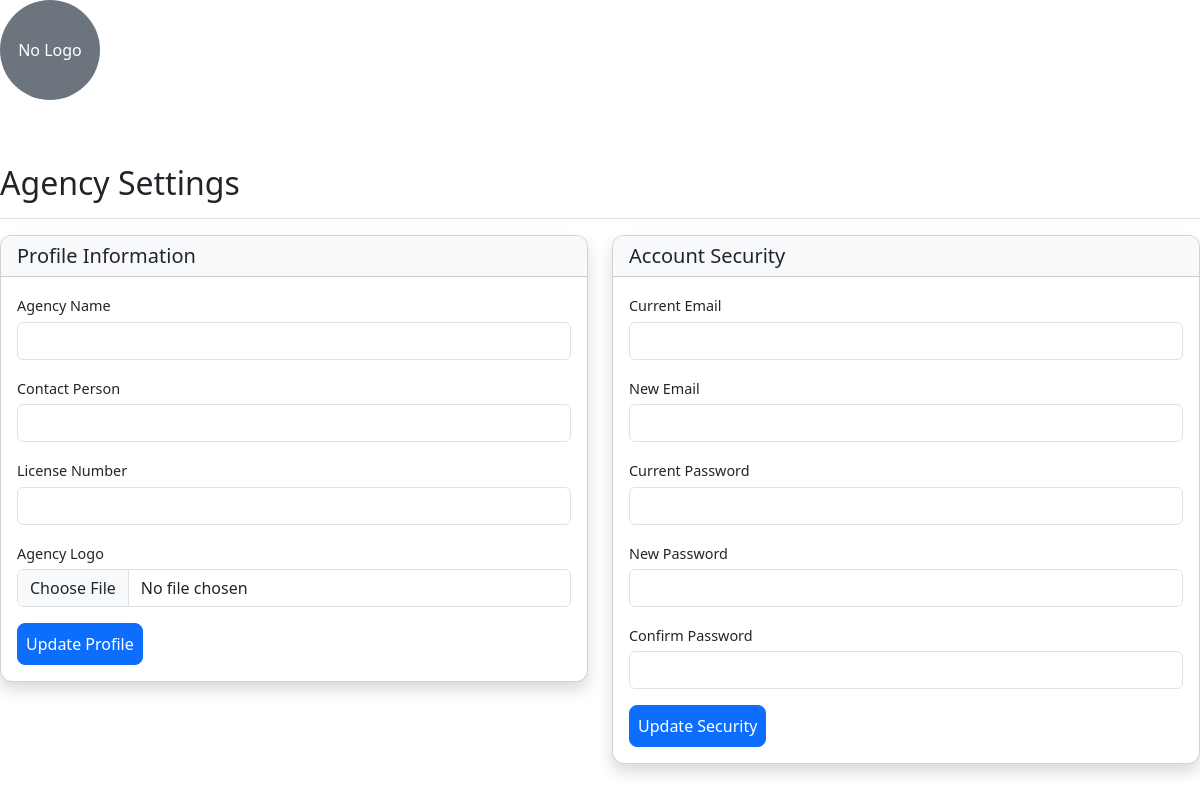
/agency-setting/ (signed in), run on an earlier commit of the app's database.
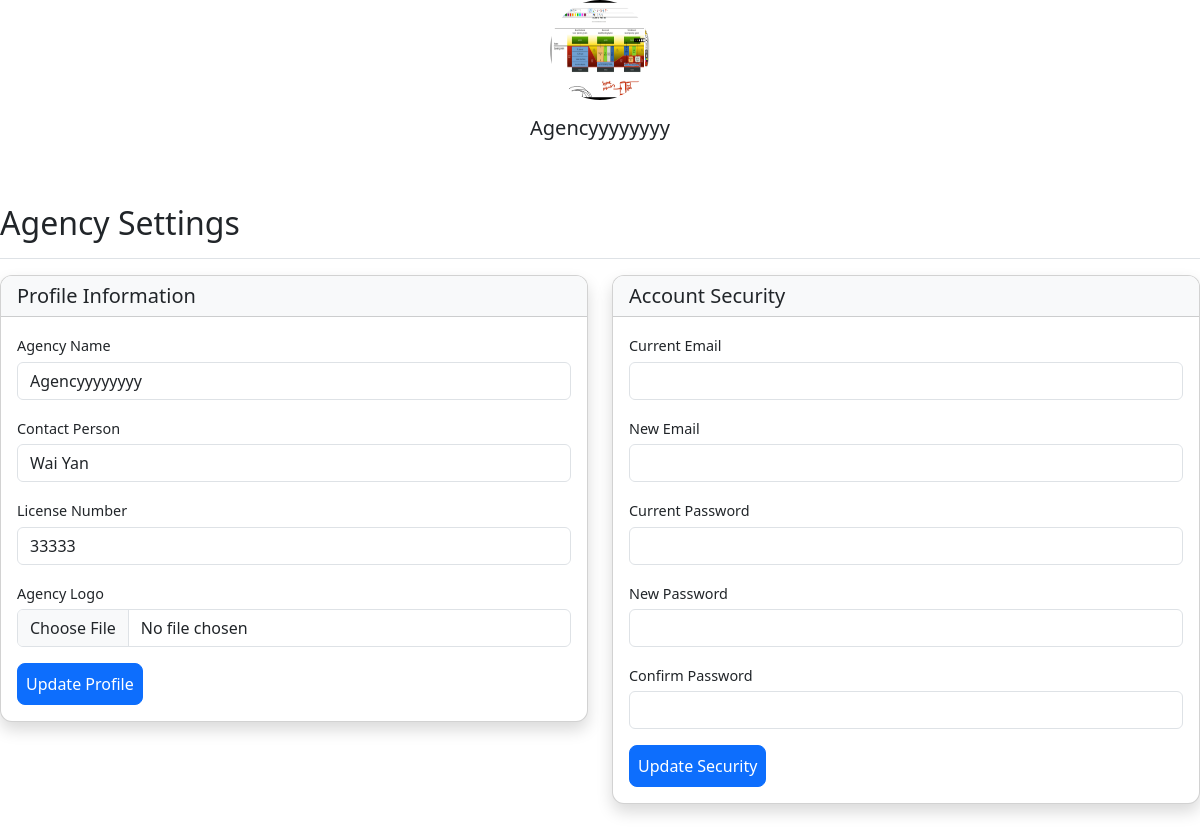
And on a later commit of the database.
### myapp/models.py (models this page shows, shortened)
class CustomUser(AbstractUser):
    ROLE_CHOICES = (
        ('ADMIN', 'Administrator'),
        ('CUSTOMER', 'Customer'),
        ('AGENCY', 'Agency'),
    )
    role = models.CharField(max_length=20, choices=ROLE_CHOICES, default='CUSTOMER')
    created_at = models.DateTimeField(auto_now_add=True)
    updated_at = models.DateTimeField(auto_now=True)

class AgencyProfile(models.Model):
    LICENSE_STATUS = [
        ('PENDING','Pending'),
        ('APPROVED','Approved'),
        ('REJECT','Reject'),
    ]
    user = models.OneToOneField(CustomUser, on_delete=models.CASCADE, related_name='agency_profile')
    agency_name = models.CharField(max_length=100)
    phone = models.CharField(max_length=15,blank=True,null=True)
    email = models.EmailField(blank=True,null=True)
    contact_person = models.CharField(max_length=100)
    license_number = models.CharField(max_length=50, blank=True)
    license_status = models.CharField(max_length=20,choices=LICENSE_STATUS,default='PENDING')
    address = models.TextField(blank=True)
    website = models.URLField(blank=True)
    agency_logo = models.ImageField(upload_to='agency_logos/', blank=True)

### myapp/views.py (the view)
# urls.py: path('agency-setting/',views.agencySetting,name='agency_setting'),
def agencySetting(request):
    return render(request,'agency-setting.html')

### templates/agency-setting.html (shortened to what the changed rows need)
{% extends 'base.html' %}
{% load static  %}
{% block content %}
<div class="text-center mb-4">
                    {% if user.agency_profile.agency_logo %}
                        <img src="{{ user.agency_profile.agency_logo.url }}" class="rounded-circle" width="100" height="100" alt="Agency Logo">
                    {% else %}
                        <div class="rounded-circle bg-secondary d-flex align-items-center justify-content-center" style="width: 100px; height: 100px;">
                            <span class="text-white">No Logo</span>
                        </div>
                    {% endif %}
                    <h5 class="mt-3">{{ user.agency_profile.agency_name }}</h5>
                </div>
            <div id="settings-section" class="py-4">
                <div class="d-flex justify-content-between flex-wrap flex-md-nowrap align-items-center pt-3 pb-2 mb-3 border-bottom">
                    <h1 class="h2">Agency Settings</h1>
                </div>
                <div class="row">
                    <div class="col-md-6">
                        <div class="card shadow mb-4">
                            <div class="card-body">
                                <form method="post" enctype="multipart/form-data">
                                    <div class="mb-3">
                                        <label for="agencyName" class="form-label">Agency Name</label>
                                        <input type="text" class="form-control" id="agencyName"
                                               value="{{ user.agency_profile.agency_name }}" name="agency_name">
                                    </div>
                                    <div class="mb-3">
                                        <label for="contactPerson" class="form-label">Contact Person</label>
                                        <input type="text" class="form-control" id="contactPerson"
                                               value="{{ user.agency_profile.contact_person }}" name="contact_person">
                                    </div>
                                    <div class="mb-3">
                                        <label for="licenseNumber" class="form-label">License Number</label>
                                        <input type="text" class="form-control" id="licenseNumber"
                                               value="{{ user.agency_profile.license_number }}" name="license_number">
                                    </div>
                                </form>
                            </div>
                        </div>
                    </div>
                </div>
            </div>
{% endblock content %}

What changed in the data, as far as the page shows it:
now on this page (row edited): CustomUser: agency_profile.agency_logo (picture), agency_profile.agency_name "Agencyyyyyyyy", agency_name "Agencyyyyyyyy", contact_person "Wai Yan", license_number "33333"
Also different on the page:
text no longer shown: "No Logo"
